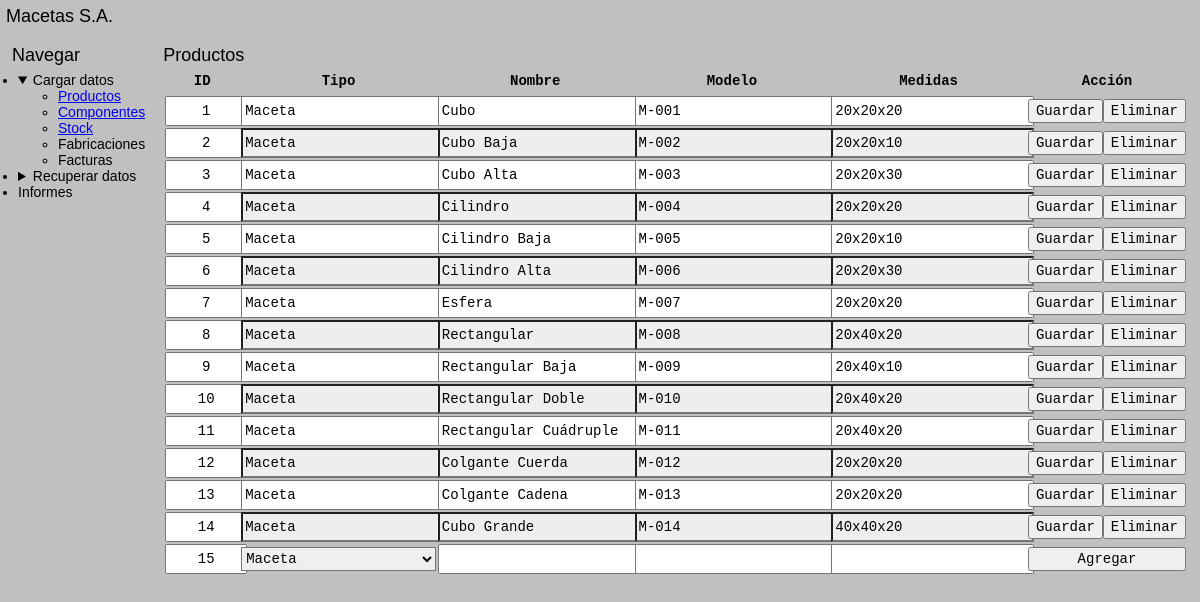
/productos/, run on the app's committed database.
### tables this page shows
CREATE TABLE productos (
    id INTEGER PRIMARY KEY AUTOINCREMENT,
    tipo TEXT NOT NULL,
    nombre TEXT NOT NULL,
    modelo TEXT NOT NULL,
    medidas TEXT NOT NULL, -- Largo x Ancho x Alto
    habilitado INTEGER NOT NULL DEFAULT 1
);

### app.py (the view)
@APP.route('/productos/', methods=['GET'])
def Productos_Consultar():
    return render_template('/productos.html')

### app.py (called while the page is built)
def Get_DB():
    DB = getattr(g, '_database', None)
    if DB is None:
        DB = g._database = sqlite3.connect(DATABASE)
    return DB

@APP.teardown_appcontext
def Close_DB(exception):
    DB = getattr(g, '_database', None)
    if DB is not None:
        DB.close()

### funciones.py (called while the page is built)
    def Consultar(self):
        return self.DB.execute('SELECT * FROM productos WHERE habilitado != 0').fetchall()

    def Consultar_Tipos(self):
        return self.DB.execute('SELECT DISTINCT tipo FROM productos WHERE habilitado != 0 ORDER BY tipo ASC').fetchall()[0]

    def Consultar_Siguiente_ID(self):
        resultado = self.DB.execute('SELECT seq + 1 FROM sqlite_sequence WHERE name = "productos"').fetchone()[0]
        if resultado is None:
            return 1
        return resultado

    def Consultar_Formateado(self):
        resultado = self.DB.execute('SELECT * FROM productos WHERE habilitado != 0').fetchall()
        return {fila[0] : f'{fila[1]} {fila[2]} ({fila[3]})' for fila in resultado}

    def Consultar(self):
        return self.DB.execute('SELECT * FROM componentes WHERE habilitado != 0').fetchall()

    def Consultar_Siguiente_ID(self):
        try:
            resultado = self.DB.execute('SELECT seq + 1 FROM sqlite_sequence WHERE name = "componentes"').fetchone()[0]
        except TypeError:
            return 1
        return resultado

    def Consultar_Formateado(self):
        resultado = self.DB.execute('SELECT * FROM componentes WHERE habilitado != 0').fetchall()
        return {fila[0] : f'{fila[1]} ({fila[2]})' for fila in resultado}

    def Consultar(self):
        return self.DB.execute('SELECT * FROM componentes_por_producto').fetchall()

    def Consultar_Siguiente_ID(self):
        try:
            resultado = self.DB.execute('SELECT seq + 1 FROM sqlite_sequence WHERE name = "componentes_por_producto"').fetchone()[0]
        except TypeError:
            return 1
        return resultado

    def Consultar(self):
        return self.DB.execute('SELECT id, tipo_item, id_item, cantidad FROM stock').fetchall()

### templates/productos.html (shortened to what this page needs)
<!DOCTYPE html>
<html lang='en'>
<head>
    <link rel="stylesheet" href="https://unpkg.com/98.css">
    <link rel='stylesheet' href='{{url_for('static', filename='styles.css')}}'>
</head>
<body>
    <div class="window">
        {% include 'header.html' %}
        <div class="window-body" id="container">
            <div id="aside">
                {% include 'nav.html' %}
            </div>
            <div id="main">
                <legend>Productos</legend>
                <div class="sunken-panel">
                    <table class="interactive">
                        <thead>
                            <th class="primerColumna">ID</th>
                            <th>Tipo</th>
                            <th>Nombre</th>
                            <th>Modelo</th>
                            <th>Medidas</th>
                            <th class="ultimaColumna">Acción</th>
                        </thead>
                        {% if productosLista %}
                        {% for producto in productosLista %}
                        <tr>
                            <form action="/productos/modificar" method="post">
                                <td class="primerColumna">
                                    <input type="text" name="id_modificar" value="{{producto[0]}}" readonly required>
                                </td>
                                <td>
                                    <input type="text" name="tipo_modificar" value="{{producto[1]}}" required>
                                </td>
                                <td>
                                    <input type="text" name="nombre_modificar" value="{{producto[2]}}" required>
                                </td>
                                <td>
                                    <input type="text" name="modelo_modificar" value="{{producto[3]}}" required>
                                </td>
                                <td>
                                    <input type="text" name="medidas_modificar" value="{{producto[4]}}" required>
                                </td>
                                <td class="ultimaColumna">
                                    <div>
                                        <input type="submit" value="Guardar">
                                        <form method="post">
                                            <input type="submit" formaction="/productos/eliminar" value="Eliminar">
                                        </form>
                                    </div>
                                </td>
                            </form>
                        </tr>
                        {% endfor %}
                        {% endif %}
                        <tr>
                            <form action="/productos/agregar" method="post">
                                <td class="primerColumna">
                                    <input type="text" name="id_agregar" value="{{productoSiguiente}}" readonly required>
                                </td>
                                <td>
                                    <select name="tipo_agregar" id="tipo_agregar">
                                        {% for tipo in productosTipos %}
                                        <option value="{{tipo}}">{{tipo}}</option>
                                        {% endfor %}
                                    </select>
                                </td>
                                <td>
                                    <input type="text" name="nombre_agregar" required>
                                </td>
                                <td>
                                    <input type="text" name="modelo_agregar" required>
                                </td>
                                <td>
                                    <input type="text" name="medidas_agregar" required>
                                </td>
                                <td>
                                    <input type="submit" value="Agregar">
                                </td>
                            </form>
                        </tr>
                    </table>
                </div>
            </div>
        </div>
    </div>
</body>
</html>

### templates/header.html
<div class="title-bar">
    <div class="title-bar-text">
        <a href="/" style="text-decoration: inherit; color: inherit; font-size: 1.5rem;">Macetas S.A.</a>
    </div>
</div>

### templates/nav.html (shortened to what this page needs)
<legend>Navegar</legend>
<ul class="tree-view" id="nav">
    <li>
        <details open>
            <summary>Cargar datos</summary>
            <ul>
                <li><a href="/productos/">Productos</a></li>
                <li><a href="/componentes/">Componentes</a></li>
                <li><a href="/stock/">Stock</a></li>
                <li>Fabricaciones</li>
                <li>Facturas</li>
            </ul>
        </details>
    </li>
    <li>
        <details closed>
            <summary>Recuperar datos</summary>
        </details>
    </li>
    <li>
        <summary>Informes</summary>
    </li>
</ul>

### static/styles.css (style rules this page uses)
* { margin: 0; font-family: sans-serif; font-size: 14px; }
:root { font-size: 12px; }
html { background: silver; }
.window { min-height: 100dvh; padding: 0; min-width: fit-content; }
.window-body { margin: 1rem; }
.title-bar { padding: 0.5rem; }
#container { display: grid; grid-template-areas: 'aside main'; grid-template-columns: 1fr 9fr; column-gap: 1rem; row-gap: 1rem; height: 100%; }
#aside { grid-area: aside; display: flex; flex-direction: column; row-gap: 1rem; }
#nav { padding: 0.5rem; }
#main { grid-area: main; display: flex; flex-direction: column; row-gap: 1rem; }
table.interactive { width: 100%; min-width: 720px; }
table.interactive * { font-family: monospace; font-size: 14px; }
table.interactive th { height: 2rem; }
table.interactive tr td { padding: 0; }
table.interactive .primerColumna { width: 6rem; text-align: center; }
table.interactive .primerColumna input { text-align: center; }
table.interactive .ultimaColumna { width: 12rem; }
table.interactive .ultimaColumna div { display: flex; width: 100%; }
table.interactive input { width: 100%; height: 2rem; }
table.interactive tr:nth-child(even) input:read-write { background: #EEE; }
table.interactive select { width: 100%; height: 2rem; background-position: center right 3px; }
legend { font-family: sans-serif; font-size: 1.5rem; padding: 0; margin-bottom: -1rem; }

### data on the page
productos: id_modificar "1", tipo_modificar "Maceta", nombre_modificar "Cubo", modelo_modificar "M-001", medidas_modificar "20x20x20"
productos: id_modificar "2", tipo_modificar "Maceta", nombre_modificar "Cubo Baja", modelo_modificar "M-002", medidas_modificar "20x20x10"
productos: id_modificar "3", tipo_modificar "Maceta", nombre_modificar "Cubo Alta", modelo_modificar "M-003", medidas_modificar "20x20x30"
productos: id_modificar "4", tipo_modificar "Maceta", nombre_modificar "Cilindro", modelo_modificar "M-004", medidas_modificar "20x20x20"
productos: id_modificar "5", tipo_modificar "Maceta", nombre_modificar "Cilindro Baja", modelo_modificar "M-005", medidas_modificar "20x20x10"
productos: id_modificar "6", tipo_modificar "Maceta", nombre_modificar "Cilindro Alta", modelo_modificar "M-006", medidas_modificar "20x20x30"
productos: id_modificar "7", tipo_modificar "Maceta", nombre_modificar "Esfera", modelo_modificar "M-007", medidas_modificar "20x20x20"
productos: id_modificar "8", tipo_modificar "Maceta", nombre_modificar "Rectangular", modelo_modificar "M-008", medidas_modificar "20x40x20"
productos: id_modificar "9", tipo_modificar "Maceta", nombre_modificar "Rectangular Baja", modelo_modificar "M-009", medidas_modificar "20x40x10"
productos: id_modificar "10", tipo_modificar "Maceta", nombre_modificar "Rectangular Doble", modelo_modificar "M-010", medidas_modificar "20x40x20"
productos: id_modificar "11", tipo_modificar "Maceta", nombre_modificar "Rectangular Cuádruple", modelo_modificar "M-011", medidas_modificar "20x40x20"
productos: id_modificar "12", tipo_modificar "Maceta", nombre_modificar "Colgante Cuerda", modelo_modificar "M-012", medidas_modificar "20x20x20"
productos: id_modificar "13", tipo_modificar "Maceta", nombre_modificar "Colgante Cadena", modelo_modificar "M-013", medidas_modificar "20x20x20"
productos: id_modificar "14", tipo_modificar "Maceta", nombre_modificar "Cubo Grande", modelo_modificar "M-014", medidas_modificar "40x40x20"

### other printed values
form field tipo_agregar "Maceta"
